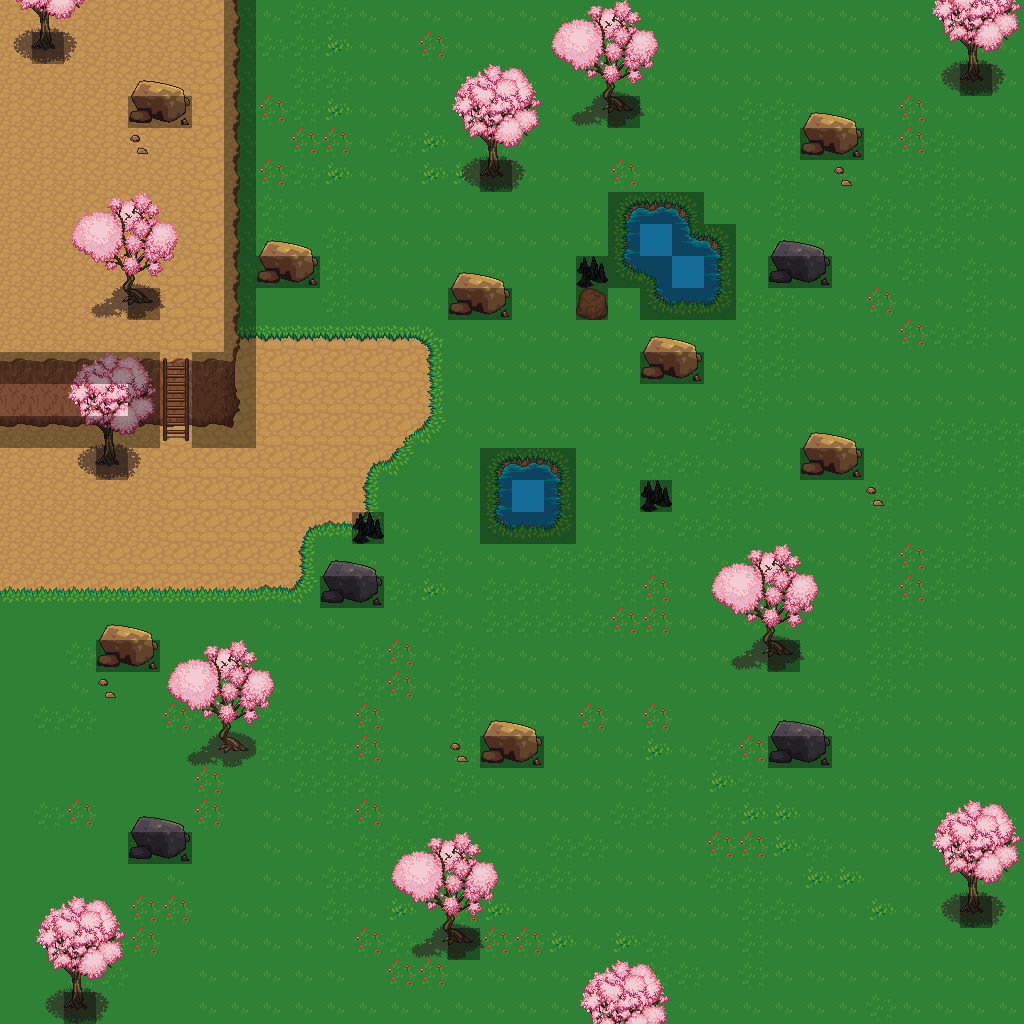

A level layout from a 2D game, rendered from its tile map. Below: a short description, then the map file with tile-grid data replaced by summaries:
An orthogonal 32x32 tile map with 32x32 px tiles, 5 tile layers (background, background, background, foreground, ...), 4 tilesets and 5 objects (5x teleport).

<map version="1.0" orientation="orthogonal" width="32" height="32" tilewidth="32" tileheight="32">
 <tileset firstgid="1" name="town" tilewidth="32" tileheight="32">
  <image source="../images/fantasy/outside/town.png" width="864" height="2112" />
 </tileset>
 <tileset firstgid="1783" name="cherry_blossom_trees" tilewidth="32" tileheight="32">
  <image source="../images/fantasy/outside/cherry_blossom_trees.png" width="224" height="128" />
 </tileset>
 <tileset firstgid="1811" name="tiled_collision" tilewidth="32" tileheight="32">
  <image source="../images/tiled_collision.png" width="480" height="32" />
 </tileset>
 <tileset firstgid="1826" name="mountains" tilewidth="32" tileheight="32">
  <image source="../images/fantasy/outside/mountains.png" width="384" height="288" />
 </tileset>
 <layer name="background" width="32" height="32">
  <data>[1024 cells, 1024 non-empty, 29 distinct tile ids]</data>
 </layer>
 <layer name="background" width="32" height="32">
  <data>[1024 cells, 105 non-empty, 21 distinct tile ids]</data>
 </layer>
 <layer name="background" width="32" height="32">
  <data>[1024 cells, 3 non-empty, 3 distinct tile ids]</data>
 </layer>
 <layer name="foreground" width="32" height="32">
  <data>[1024 cells, 135 non-empty, 25 distinct tile ids]</data>
 </layer>
 <layer name="collisions" width="32" height="32">
  <data>[1024 cells, 86 non-empty, 1 distinct tile ids]</data>
 </layer>
 <objectgroup name="event" width="32" height="32">
  <object name="To Fields6" type="teleport" x="1004" y="2" width="14" height="1022">
   <properties>
    <property name="warp" value="fields6,50,500" />
   </properties>
  </object>
  <object name="To Fields4" type="teleport" x="2" y="2" width="14" height="1022">
   <properties>
    <property name="warp" value="fields4,950,500" />
   </properties>
  </object>
  <object name="To Fields8" type="teleport" x="2" y="1002" width="1012" height="20">
   <properties>
    <property name="warp" value="fields8,500,50" />
   </properties>
  </object>
  <object name="To Fields5" type="teleport" x="2" y="4" width="1012" height="20">
   <properties>
    <property name="warp" value="fields5,500,50" />
   </properties>
  </object>
  <object name="To Fields2" type="teleport" x="2" y="4" width="1012" height="20">
   <properties>
    <property name="warp" value="fields2,500,950" />
   </properties>
  </object>
 </objectgroup>
</map>
